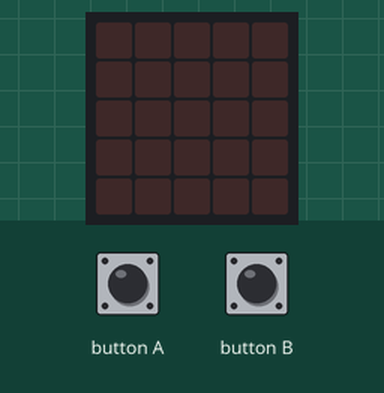
Recording of a program running on a simulated BBC micro:bit (MakeCode). On the bench: the board's 5×5 LED display. The inputs (shaded band) are chosen by the test bench.

Above: at 1.2 s.
1.3 s: button A pressed for 0.15 s
At 1.5 s:
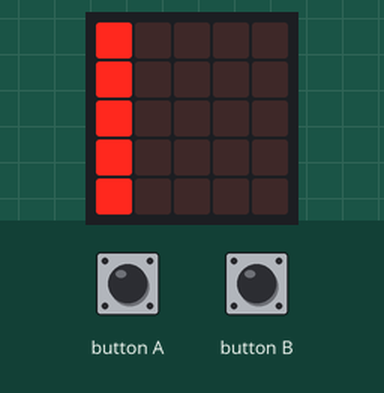
At 1.9 s:
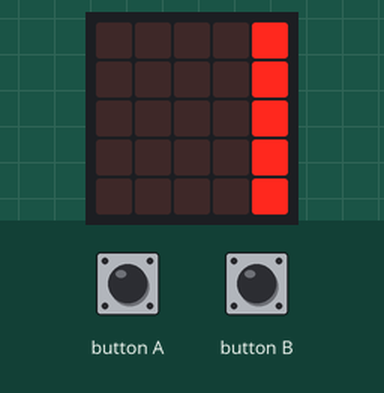
4.3 s: button B pressed for 0.15 s
At 4.8 s:
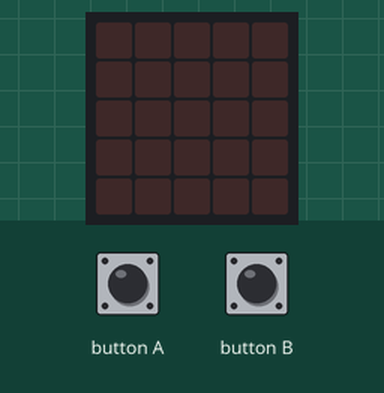
Timing chart, 0 to 7.3 s (numbered marks = the images above; inputs shaded):
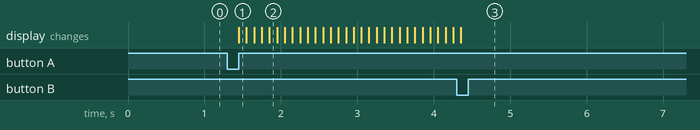

Measured:
- after the input at 1.3 s, the display: changes after 0.15 s (image 1)
- after the input at 4.3 s, the display: changes after 0.05 s (image 3)

The program:

main.ts
```typescript
let X = 0
let Dx = 0
input.onButtonPressed(Button.A, function () {
    X = 0
    while (!(input.buttonIsPressed(Button.B))) {
        for (let Y = 0; Y <= 4; Y++) {
            led.plot(X, Y)
        }
        if (X == 4) {
            Dx = -1
        } else if (X == 0) {
            Dx = 1
        }
        X += Dx
        basic.pause(100)
        basic.clearScreen()
    }
})
```

test.ts
```typescript
// 在這裡測試；當此封包作為擴充功能時，將不會編譯此內容。
```
